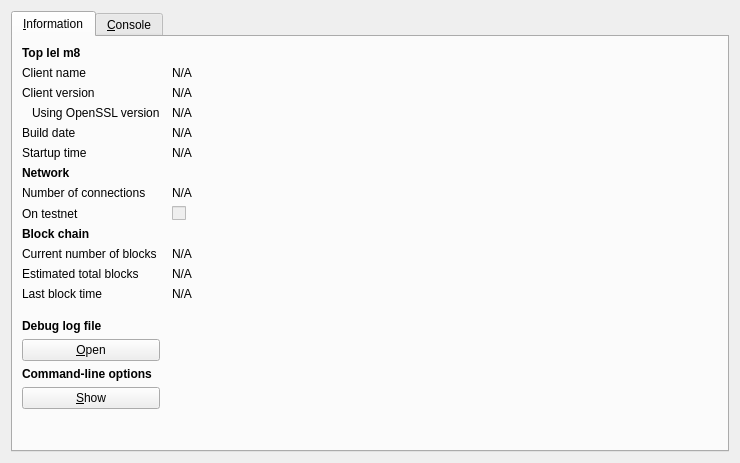
<?xml version="1.0" encoding="UTF-8"?>
<ui version="4.0">
 <class>RPCConsole</class>
 <widget class="QDialog" name="RPCConsole">
  <property name="geometry">
   <rect>
    <x>0</x>
    <y>0</y>
    <width>740</width>
    <height>463</height>
   </rect>
  </property>
  <property name="windowTitle">
   <string>ComedyGold - Debug window</string>
  </property>
  <layout class="QVBoxLayout" name="verticalLayout_2">
   <item>
    <widget class="QTabWidget" name="tabWidget">
     <property name="currentIndex">
      <number>0</number>
     </property>
     <widget class="QWidget" name="tab_info">
      <attribute name="title">
       <string>&amp;Information</string>
      </attribute>
      <layout class="QGridLayout" name="gridLayout" columnstretch="0,1">
       <property name="horizontalSpacing">
        <number>12</number>
       </property>
       <item row="0" column="0">
        <widget class="QLabel" name="label_9">
         <property name="font">
          <font>
           <weight>75</weight>
           <bold>true</bold>
          </font>
         </property>
         <property name="text">
          <string>Top lel m8</string>
         </property>
        </widget>
       </item>
       <item row="1" column="0">
        <widget class="QLabel" name="label_5">
         <property name="text">
          <string>Client name</string>
         </property>
        </widget>
       </item>
       <item row="1" column="1">
        <widget class="QLabel" name="clientName">
         <property name="cursor">
          <cursorShape>IBeamCursor</cursorShape>
         </property>
         <property name="text">
          <string>N/A</string>
         </property>
         <property name="textFormat">
          <enum>Qt::PlainText</enum>
         </property>
         <property name="textInteractionFlags">
          <set>Qt::LinksAccessibleByMouse|Qt::TextSelectableByKeyboard|Qt::TextSelectableByMouse</set>
         </property>
        </widget>
       </item>
       <item row="2" column="0">
        <widget class="QLabel" name="label_6">
         <property name="text">
          <string>Client version</string>
         </property>
        </widget>
       </item>
       <item row="2" column="1">
        <widget class="QLabel" name="clientVersion">
         <property name="cursor">
          <cursorShape>IBeamCursor</cursorShape>
         </property>
         <property name="text">
          <string>N/A</string>
         </property>
         <property name="textFormat">
          <enum>Qt::PlainText</enum>
         </property>
         <property name="textInteractionFlags">
          <set>Qt::LinksAccessibleByMouse|Qt::TextSelectableByKeyboard|Qt::TextSelectableByMouse</set>
         </property>
        </widget>
       </item>
       <item row="3" column="0">
        <widget class="QLabel" name="label_14">
         <property name="text">
          <string>Using OpenSSL version</string>
         </property>
         <property name="indent">
          <number>10</number>
         </property>
        </widget>
       </item>
       <item row="3" column="1">
        <widget class="QLabel" name="openSSLVersion">
         <property name="cursor">
          <cursorShape>IBeamCursor</cursorShape>
         </property>
         <property name="text">
          <string>N/A</string>
         </property>
         <property name="textFormat">
          <enum>Qt::PlainText</enum>
         </property>
         <property name="textInteractionFlags">
          <set>Qt::LinksAccessibleByMouse|Qt::TextSelectableByKeyboard|Qt::TextSelectableByMouse</set>
         </property>
        </widget>
       </item>
       <item row="4" column="0">
        <widget class="QLabel" name="label_12">
         <property name="text">
          <string>Build date</string>
         </property>
        </widget>
       </item>
       <item row="4" column="1">
        <widget class="QLabel" name="buildDate">
         <property name="cursor">
          <cursorShape>IBeamCursor</cursorShape>
         </property>
         <property name="text">
          <string>N/A</string>
         </property>
         <property name="textFormat">
          <enum>Qt::PlainText</enum>
         </property>
         <property name="textInteractionFlags">
          <set>Qt::LinksAccessibleByMouse|Qt::TextSelectableByKeyboard|Qt::TextSelectableByMouse</set>
         </property>
        </widget>
       </item>
       <item row="5" column="0">
        <widget class="QLabel" name="label_13">
         <property name="text">
          <string>Startup time</string>
         </property>
        </widget>
       </item>
       <item row="5" column="1">
        <widget class="QLabel" name="startupTime">
         <property name="cursor">
          <cursorShape>IBeamCursor</cursorShape>
         </property>
         <property name="text">
          <string>N/A</string>
         </property>
         <property name="textFormat">
          <enum>Qt::PlainText</enum>
         </property>
         <property name="textInteractionFlags">
          <set>Qt::LinksAccessibleByMouse|Qt::TextSelectableByKeyboard|Qt::TextSelectableByMouse</set>
         </property>
        </widget>
       </item>
       <item row="6" column="0">
        <widget class="QLabel" name="label_11">
         <property name="font">
          <font>
           <weight>75</weight>
           <bold>true</bold>
          </font>
         </property>
         <property name="text">
          <string>Network</string>
         </property>
        </widget>
       </item>
       <item row="7" column="0">
        <widget class="QLabel" name="label_7">
         <property name="text">
          <string>Number of connections</string>
         </property>
        </widget>
       </item>
       <item row="7" column="1">
        <widget class="QLabel" name="numberOfConnections">
         <property name="cursor">
          <cursorShape>IBeamCursor</cursorShape>
         </property>
         <property name="text">
          <string>N/A</string>
         </property>
         <property name="textFormat">
          <enum>Qt::PlainText</enum>
         </property>
         <property name="textInteractionFlags">
          <set>Qt::LinksAccessibleByMouse|Qt::TextSelectableByKeyboard|Qt::TextSelectableByMouse</set>
         </property>
        </widget>
       </item>
       <item row="8" column="0">
        <widget class="QLabel" name="label_8">
         <property name="text">
          <string>On testnet</string>
         </property>
        </widget>
       </item>
       <item row="8" column="1">
        <widget class="QCheckBox" name="isTestNet">
         <property name="enabled">
          <bool>false</bool>
         </property>
         <property name="text">
          <string/>
         </property>
        </widget>
       </item>
       <item row="9" column="0">
        <widget class="QLabel" name="label_10">
         <property name="font">
          <font>
           <weight>75</weight>
           <bold>true</bold>
          </font>
         </property>
         <property name="text">
          <string>Block chain</string>
         </property>
        </widget>
       </item>
       <item row="10" column="0">
        <widget class="QLabel" name="label_3">
         <property name="text">
          <string>Current number of blocks</string>
         </property>
        </widget>
       </item>
       <item row="10" column="1">
        <widget class="QLabel" name="numberOfBlocks">
         <property name="cursor">
          <cursorShape>IBeamCursor</cursorShape>
         </property>
         <property name="text">
          <string>N/A</string>
         </property>
         <property name="textFormat">
          <enum>Qt::PlainText</enum>
         </property>
         <property name="textInteractionFlags">
          <set>Qt::LinksAccessibleByMouse|Qt::TextSelectableByKeyboard|Qt::TextSelectableByMouse</set>
         </property>
        </widget>
       </item>
       <item row="11" column="0">
        <widget class="QLabel" name="label_4">
         <property name="text">
          <string>Estimated total blocks</string>
         </property>
        </widget>
       </item>
       <item row="11" column="1">
        <widget class="QLabel" name="totalBlocks">
         <property name="cursor">
          <cursorShape>IBeamCursor</cursorShape>
         </property>
         <property name="text">
          <string>N/A</string>
         </property>
         <property name="textFormat">
          <enum>Qt::PlainText</enum>
         </property>
         <property name="textInteractionFlags">
          <set>Qt::LinksAccessibleByMouse|Qt::TextSelectableByKeyboard|Qt::TextSelectableByMouse</set>
         </property>
        </widget>
       </item>
       <item row="12" column="0">
        <widget class="QLabel" name="label_2">
         <property name="text">
          <string>Last block time</string>
         </property>
        </widget>
       </item>
       <item row="12" column="1">
        <widget class="QLabel" name="lastBlockTime">
         <property name="cursor">
          <cursorShape>IBeamCursor</cursorShape>
         </property>
         <property name="text">
          <string>N/A</string>
         </property>
         <property name="textFormat">
          <enum>Qt::PlainText</enum>
         </property>
         <property name="textInteractionFlags">
          <set>Qt::LinksAccessibleByMouse|Qt::TextSelectableByKeyboard|Qt::TextSelectableByMouse</set>
         </property>
        </widget>
       </item>
       <item row="13" column="0">
        <spacer name="verticalSpacer_2">
         <property name="orientation">
          <enum>Qt::Vertical</enum>
         </property>
         <property name="sizeHint" stdset="0">
          <size>
           <width>20</width>
           <height>20</height>
          </size>
         </property>
        </spacer>
       </item>
       <item row="14" column="0">
        <widget class="QLabel" name="labelDebugLogfile">
         <property name="font">
          <font>
           <weight>75</weight>
           <bold>true</bold>
          </font>
         </property>
         <property name="text">
          <string>Debug log file</string>
         </property>
        </widget>
       </item>
       <item row="15" column="0">
        <widget class="QPushButton" name="openDebugLogfileButton">
         <property name="toolTip">
          <string>Open the ComedyGold debug log file from the current data directory. This can take a few seconds for large log files.</string>
         </property>
         <property name="text">
          <string>&amp;Open</string>
         </property>
         <property name="autoDefault">
          <bool>false</bool>
         </property>
        </widget>
       </item>
       <item row="16" column="0">
        <widget class="QLabel" name="labelCLOptions">
         <property name="font">
          <font>
           <weight>75</weight>
           <bold>true</bold>
          </font>
         </property>
         <property name="text">
          <string>Command-line options</string>
         </property>
        </widget>
       </item>
       <item row="17" column="0">
        <widget class="QPushButton" name="showCLOptionsButton">
         <property name="toolTip">
          <string>Show the ComedyGold-Qt help message to get a list with possible ComedyGold command-line options.</string>
         </property>
         <property name="text">
          <string>&amp;Show</string>
         </property>
         <property name="autoDefault">
          <bool>false</bool>
         </property>
        </widget>
       </item>
       <item row="18" column="0">
        <spacer name="verticalSpacer">
         <property name="orientation">
          <enum>Qt::Vertical</enum>
         </property>
         <property name="sizeHint" stdset="0">
          <size>
           <width>20</width>
           <height>40</height>
          </size>
         </property>
        </spacer>
       </item>
      </layout>
     </widget>
     <widget class="QWidget" name="tab_console">
      <attribute name="title">
       <string>&amp;Console</string>
      </attribute>
      <layout class="QVBoxLayout" name="verticalLayout_3">
       <property name="spacing">
        <number>3</number>
       </property>
       <item>
        <widget class="QTextEdit" name="messagesWidget">
         <property name="minimumSize">
          <size>
           <width>0</width>
           <height>100</height>
          </size>
         </property>
         <property name="readOnly">
          <bool>true</bool>
         </property>
         <property name="tabKeyNavigation" stdset="0">
          <bool>false</bool>
         </property>
         <property name="columnCount" stdset="0">
          <number>2</number>
         </property>
        </widget>
       </item>
       <item>
        <layout class="QHBoxLayout" name="horizontalLayout">
         <property name="spacing">
          <number>3</number>
         </property>
         <item>
          <widget class="QLabel" name="label">
           <property name="text">
            <string notr="true">&gt;</string>
           </property>
          </widget>
         </item>
         <item>
          <widget class="QLineEdit" name="lineEdit"/>
         </item>
         <item>
          <widget class="QPushButton" name="clearButton">
           <property name="maximumSize">
            <size>
             <width>24</width>
             <height>24</height>
            </size>
           </property>
           <property name="toolTip">
            <string>Clear console</string>
           </property>
           <property name="text">
            <string/>
           </property>
           <property name="icon">
            <iconset resource="../bitcoin.qrc">
             <normaloff>:/icons/remove</normaloff>:/icons/remove</iconset>
           </property>
           <property name="shortcut">
            <string notr="true">Ctrl+L</string>
           </property>
           <property name="autoDefault">
            <bool>false</bool>
           </property>
          </widget>
         </item>
        </layout>
       </item>
      </layout>
     </widget>
    </widget>
   </item>
  </layout>
 </widget>
 <resources>
  <include location="../bitcoin.qrc"/>
 </resources>
 <connections/>
</ui>
